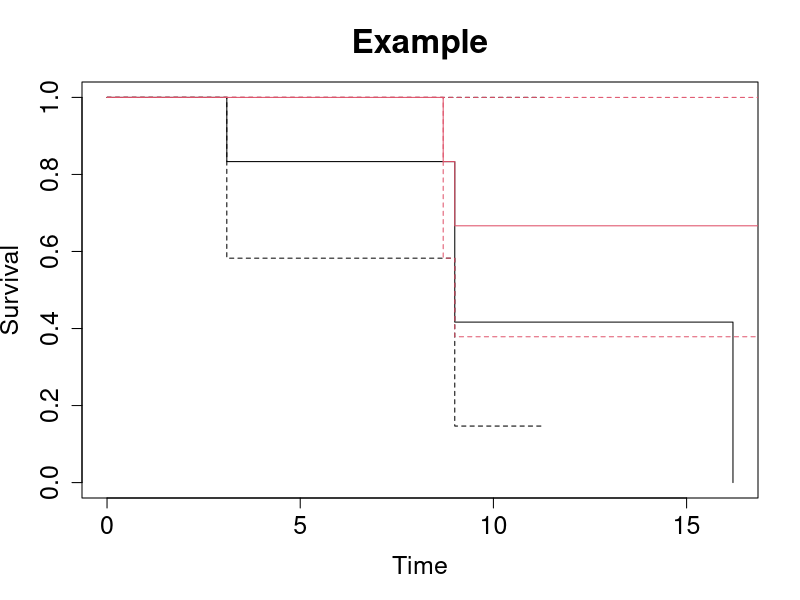
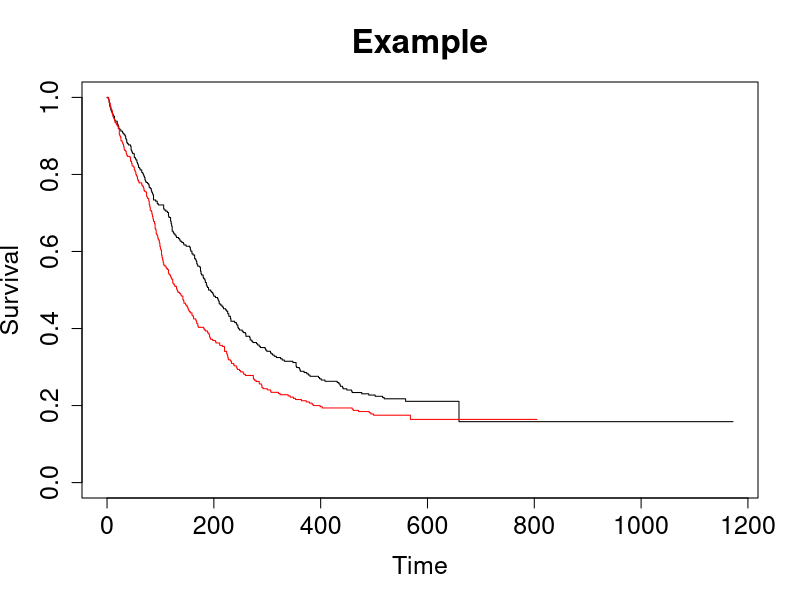

These charts were generated, in order, by the following R code:
library(survival)

#### FAKE DATA 

g1 <- c(3.1,6.8,9,9,11.3,16.2)
c1 <- c(1,0,1,1,0,1)

g2 <- c(8.7,9,10.1,12.1,18.7,23.1)
c2 <- c(1,1,0,0,1,0)

x <- c(rep(1,6),rep(0,6))
time <- c(g1,g2)
status <- c(c1,c2)

### informal comparison: KM curves

g1.KM <- survfit(Surv(g1,c1)~1,type="kaplan-meier")
g2.KM <- survfit(Surv(g2,c2)~1,type="kaplan-meier")
summary(g1.KM)
summary(g2.KM)

ymax <- 1
ymin <- 0

g1.KM.time <- c(0,g1.KM$time)
g1.KM.surv <- c(1,g1.KM$surv)
g2.KM.time <- c(0,g2.KM$time)
g2.KM.surv <- c(1,g2.KM$surv)

g1.KM.upper <- c(1,g1.KM$upper)
g1.KM.lower <- c(1,g1.KM$lower)
g2.KM.upper <- c(1,g2.KM$upper)
g2.KM.lower <- c(1,g2.KM$lower)

#postscript(file="aml_KM_compare.ps",height=10,width=10)
plot(g1.KM.time,g1.KM.surv,ylim=c(ymin,ymax),type="s",lty=1,
xlab="Time",
ylab="Survival",
main="Example",
cex.main=2,
cex.axis=1.5,
cex.lab=1.5)
lines(g1.KM.time,g1.KM.lower,type="s",lty=2)
lines(g1.KM.time,g1.KM.upper,type="s",lty=2)
lines(g2.KM.time,g2.KM.surv,lty=1,type="s",col=2)
lines(g2.KM.time,g2.KM.lower,type="s",lty=2,col=2)
lines(g2.KM.time,g2.KM.upper,type="s",lty=2,col=2)
#dev.off()


### formal comparison of survival curves using log-rank test
res.logrank <- survdiff(Surv(time,status)~x)
res.logrank

### formal comparison of survival curves using Peto-Peto generalized Wilcoxon test
res.peto <- survdiff(Surv(time,status)~x,rho=1)
res.peto


#### UIS DATA

# treat=0 is the short program and treat=1 is the long program
# The patients were randomly assigned to two different sites (site=0 is site A and site=1 is site B).
# age indicates age at enrollment,
# herco indicates heroine or cocaine use in the past three months (herco=1 indicates heroine and cocaine use, herco=2 indicates either heroine or cocaine use and herco=3 indicates neither heroine nor cocaine use)
# ndrugtx indicates the number of previous drug treatments.

uis.dat <- read.csv("uis.csv")
head(uis.dat)

g1.KM <- survfit(Surv(uis.dat$time[uis.dat$treat==0],uis.dat$censor[uis.dat$treat==0])~1,type="kaplan-meier")
g2.KM <- survfit(Surv(uis.dat$time[uis.dat$treat==1],uis.dat$censor[uis.dat$treat==1])~1,type="kaplan-meier")
summary(g1.KM)
summary(g2.KM)

ymax <- 1
ymin <- 0

g1.KM.time <- c(0,g1.KM$time)
g1.KM.surv <- c(1,g1.KM$surv)
g2.KM.time <- c(0,g2.KM$time)
g2.KM.surv <- c(1,g2.KM$surv)

g1.KM.upper <- c(1,g1.KM$upper)
g1.KM.lower <- c(1,g1.KM$lower)
g2.KM.upper <- c(1,g2.KM$upper)
g2.KM.lower <- c(1,g2.KM$lower)

max(g1.KM.time)
max(g2.KM.time)

#postscript(file="aml_KM_compare.ps",height=10,width=10)
plot(g2.KM.time,g2.KM.surv,ylim=c(ymin,ymax),type="s",lty=1,
xlab="Time",
ylab="Survival",
main="Example",
cex.main=2,
cex.axis=1.5,
cex.lab=1.5)
#lines(g2.KM.time,g2.KM.lower,type="s",lty=2)
#lines(g2.KM.time,g2.KM.upper,type="s",lty=2)
lines(g1.KM.time,g1.KM.surv,lty=1,type="s",col="red")
#lines(g1.KM.time,g1.KM.lower,type="s",lty=2,col=2)
#lines(g1.KM.time,g1.KM.upper,type="s",lty=2,col=2)
##dev.off()
### red = treat0 = short program
### black = treat1 = long program

### formal comparison of survival curves using log-rank test
res.logrank <- survdiff(Surv(uis.dat$time,uis.dat$censor)~uis.dat$treat)
res.logrank

### formal comparison of survival curves using Peto-Peto test
res.logrank <- survdiff(Surv(uis.dat$time,uis.dat$censor)~uis.dat$treat, rho=1)
res.logrank

